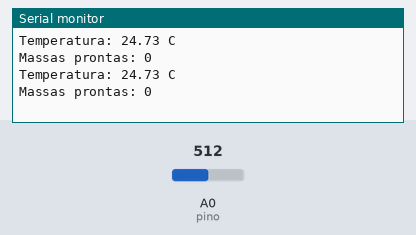
Simulated run of this sketch. Board: Arduino Uno, built with avr-gcc and run on an emulated ATmega328P. On the bench: the last lines printed to the serial monitor. Inputs (shaded band) come from the test bench; at power-on: A0 (pino) = 512.

Above: at 2.8 s.
2.9 s: A0 (pino) set to 716
At 4.5 s:
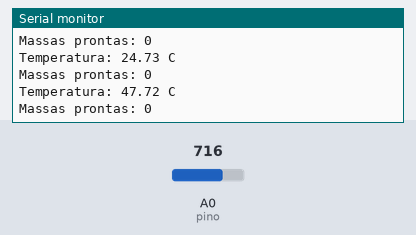
5.6 s: A0 (pino) set to 900
At 7.2 s:
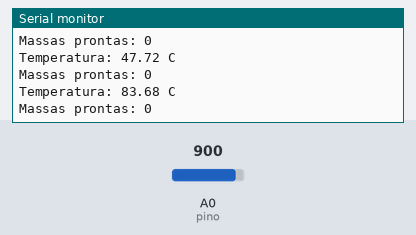
Timing chart, 0 to 8.7 s (numbered marks = the images above; inputs shaded):
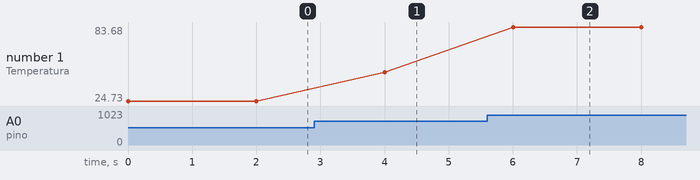

Measured:
- after the input at 2.9 s, the serial monitor: prints a new line after 1.1 s (image 1)
- after the input at 5.6 s, the serial monitor: prints a new line after 0.40 s (image 2)
- plotted number 1: 24.73 → 47.72 after the input at 2.9 s, 47.72 → 83.68 after the input at 5.6 s

The sketch:

TemperatureSensor.ino
```cpp
/*
 * pino=> define o pino que o sensor esta connetado
 * v0=> voltagem entre o termometro e o resistor
 * n=> número de massas, na temperatura ideal
 * logR2=> calcula o logaritmo de r2
 * r2=> resistência do termometro
 * t=> pressão sobe o sensor (temperatura)
 * tc=> temperatura, convertida em graus celsius
 * r1=> valor do resistor
 *
 */
int pino = 0, vo, n=0;
float logR2, r2, t, tc, r1 = 10000, c1 = 1.009249522e-03, c2 = 2.378405444e-04, c3 = 2.019202697e-07;

void setup() {
Serial.begin(9600);
}

void loop() {
  while(n<25){
    vo = analogRead(pino);
    r2 = r1 * (1023.0 / (float)vo - 1.0);
    logR2 = log(r2);
    t = (1.0 / (c1 + c2*logR2 + c3*logR2*logR2*logR2));
    tc = t - 273.15;

    if(tc>=26 && tc<=27){
       n++;
    }

    Serial.print("Temperatura: ");
    Serial.print(tc);
    Serial.println(" C");
    Serial.print("Massas prontas: ");
    Serial.println(n);

     if(n==25){
      Serial.println("Forno cheio, aguarde as próximas massas.");
     }

    delay(2000);
  }
}
```
